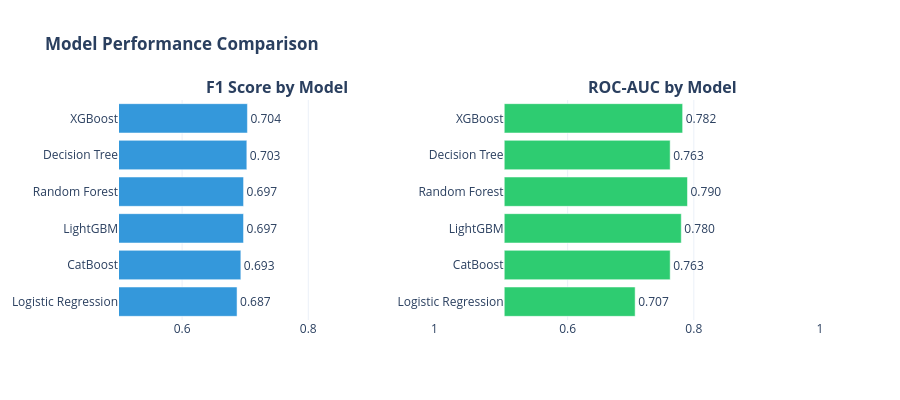

The cell this chart's notebook holds for it:
### Code cell
# Visualize model comparison
fig = make_subplots(
    rows=1, cols=2,
    subplot_titles=('<b>F1 Score by Model</b>', '<b>ROC-AUC by Model</b>')
)

# Sort by F1 for visualization
sorted_df = comparison_df.sort_values('F1 Score', ascending=True)

# F1 Score
fig.add_trace(
    go.Bar(
        y=sorted_df['Model'],
        x=sorted_df['F1 Score'],
        orientation='h',
        marker_color='#3498db',
        text=[f"{v:.3f}" for v in sorted_df['F1 Score']],
        textposition='outside',
        name='F1'
    ),
    row=1, col=1
)

# ROC-AUC
fig.add_trace(
    go.Bar(
        y=sorted_df['Model'],
        x=sorted_df['ROC-AUC'],
        orientation='h',
        marker_color='#2ecc71',
        text=[f"{v:.3f}" for v in sorted_df['ROC-AUC']],
        textposition='outside',
        name='ROC-AUC'
    ),
    row=1, col=2
)

fig.update_layout(
    height=400,
    title='<b>Model Performance Comparison</b>',
    showlegend=False
)
fig.update_xaxes(range=[0.5, 1.0], row=1, col=1)
fig.update_xaxes(range=[0.5, 1.0], row=1, col=2)
fig.show()

# Identify best model
best_model_name = comparison_df.iloc[0]['Model']
best_f1 = comparison_df.iloc[0]['F1 Score']
best_roc = comparison_df.iloc[0]['ROC-AUC']

print(f"\nBEST MODEL: {best_model_name}")
print(f"   F1 Score: {best_f1:.4f}")
print(f"   ROC-AUC: {best_roc:.4f}")

### Figure 1 — Plotly figure (JSON) as saved in the notebook; plotly's stock layout.template omitted (floating-point values rounded to 4 significant figures)
{"data": [{"marker": {"color": "#3498db"}, "name": "F1", "orientation": "h", "text": ["0.687", "0.693", "0.697", "0.697", "0.703", "0.704"], "textposition": "outside", "type": "bar", "x": [0.6871, 0.6931, 0.6974, 0.6974, 0.7026, 0.7036], "xaxis": "x", "y": ["Logistic Regression", "CatBoost", "LightGBM", "Random Forest", "Decision Tree", "XGBoost"], "yaxis": "y"}, {"marker": {"color": "#2ecc71"}, "name": "ROC-AUC", "orientation": "h", "text": ["0.707", "0.763", "0.780", "0.790", "0.763", "0.782"], "textposition": "outside", "type": "bar", "x": [0.707, 0.7625, 0.7801, 0.7899, 0.7625, 0.7823], "xaxis": "x2", "y": ["Logistic Regression", "CatBoost", "LightGBM", "Random Forest", "Decision Tree", "XGBoost"], "yaxis": "y2"}], "layout": {"annotations": [{"font": {"size": 16}, "showarrow": false, "text": "<b>F1 Score by Model</b>", "x": 0.225, "xanchor": "center", "xref": "paper", "y": 1, "yanchor": "bottom", "yref": "paper"}, {"font": {"size": 16}, "showarrow": false, "text": "<b>ROC-AUC by Model</b>", "x": 0.775, "xanchor": "center", "xref": "paper", "y": 1, "yanchor": "bottom", "yref": "paper"}], "height": 400, "showlegend": false, "title": {"text": "<b>Model Performance Comparison</b>"}, "xaxis": {"anchor": "y", "domain": [0, 0.45], "range": [0.5, 1]}, "xaxis2": {"anchor": "y2", "domain": [0.55, 1], "range": [0.5, 1]}, "yaxis": {"anchor": "x", "domain": [0, 1]}, "yaxis2": {"anchor": "x2", "domain": [0, 1]}}}
